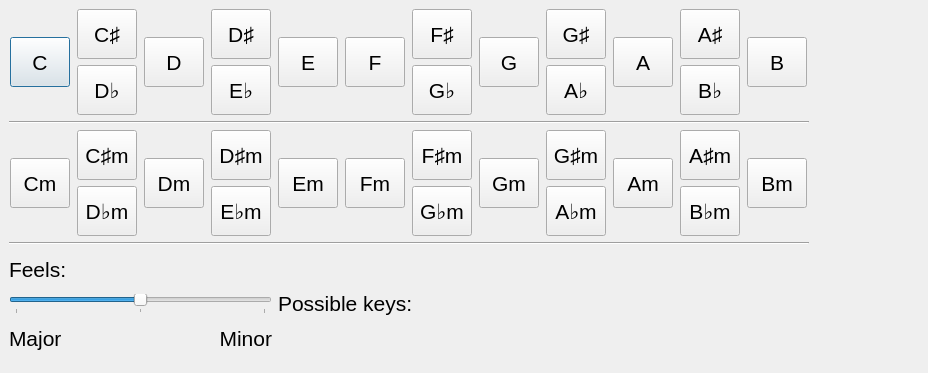
<?xml version="1.0" encoding="UTF-8"?>
<ui version="4.0">
 <class>Dialog</class>
 <widget class="QDialog" name="Dialog">
  <property name="geometry">
   <rect>
    <x>0</x>
    <y>0</y>
    <width>928</width>
    <height>373</height>
   </rect>
  </property>
  <property name="windowTitle">
   <string>Dialog</string>
  </property>
  <widget class="QWidget" name="">
   <property name="geometry">
    <rect>
     <x>9</x>
     <y>9</y>
     <width>800</width>
     <height>347</height>
    </rect>
   </property>
   <layout class="QVBoxLayout" name="verticalLayout_12">
    <item>
     <layout class="QHBoxLayout" name="horizontalLayout">
      <item>
       <widget class="QPushButton" name="cButton">
        <property name="minimumSize">
         <size>
          <width>60</width>
          <height>50</height>
         </size>
        </property>
        <property name="maximumSize">
         <size>
          <width>60</width>
          <height>50</height>
         </size>
        </property>
        <property name="font">
         <font>
          <pointsize>16</pointsize>
         </font>
        </property>
        <property name="styleSheet">
         <string notr="true">QPushButton::checked{background-color : rgba(205, 253, 205, 80%)};</string>
        </property>
        <property name="text">
         <string>C</string>
        </property>
        <property name="checkable">
         <bool>true</bool>
        </property>
       </widget>
      </item>
      <item>
       <layout class="QVBoxLayout" name="verticalLayout">
        <item>
         <widget class="QPushButton" name="csButton">
          <property name="minimumSize">
           <size>
            <width>60</width>
            <height>50</height>
           </size>
          </property>
          <property name="maximumSize">
           <size>
            <width>60</width>
            <height>50</height>
           </size>
          </property>
          <property name="font">
           <font>
            <pointsize>16</pointsize>
           </font>
          </property>
          <property name="styleSheet">
           <string notr="true">QPushButton::checked{background-color : rgba(205, 253, 205, 80%)};</string>
          </property>
          <property name="text">
           <string>C♯</string>
          </property>
          <property name="checkable">
           <bool>true</bool>
          </property>
         </widget>
        </item>
        <item>
         <widget class="QPushButton" name="dbButton">
          <property name="minimumSize">
           <size>
            <width>60</width>
            <height>50</height>
           </size>
          </property>
          <property name="maximumSize">
           <size>
            <width>60</width>
            <height>50</height>
           </size>
          </property>
          <property name="font">
           <font>
            <pointsize>16</pointsize>
           </font>
          </property>
          <property name="styleSheet">
           <string notr="true">QPushButton::checked{background-color : rgba(205, 253, 205, 80%)};</string>
          </property>
          <property name="text">
           <string>D♭</string>
          </property>
          <property name="checkable">
           <bool>true</bool>
          </property>
         </widget>
        </item>
       </layout>
      </item>
      <item>
       <widget class="QPushButton" name="dButton">
        <property name="minimumSize">
         <size>
          <width>60</width>
          <height>50</height>
         </size>
        </property>
        <property name="maximumSize">
         <size>
          <width>60</width>
          <height>50</height>
         </size>
        </property>
        <property name="font">
         <font>
          <pointsize>16</pointsize>
         </font>
        </property>
        <property name="styleSheet">
         <string notr="true">QPushButton::checked{background-color : rgba(205, 253, 205, 80%)};</string>
        </property>
        <property name="text">
         <string>D</string>
        </property>
        <property name="checkable">
         <bool>true</bool>
        </property>
       </widget>
      </item>
      <item>
       <layout class="QVBoxLayout" name="verticalLayout_2">
        <item>
         <widget class="QPushButton" name="dsButton">
          <property name="minimumSize">
           <size>
            <width>60</width>
            <height>50</height>
           </size>
          </property>
          <property name="maximumSize">
           <size>
            <width>60</width>
            <height>50</height>
           </size>
          </property>
          <property name="font">
           <font>
            <pointsize>16</pointsize>
           </font>
          </property>
          <property name="styleSheet">
           <string notr="true">QPushButton::checked{background-color : rgba(205, 253, 205, 80%)};</string>
          </property>
          <property name="text">
           <string>D♯</string>
          </property>
          <property name="checkable">
           <bool>true</bool>
          </property>
         </widget>
        </item>
        <item>
         <widget class="QPushButton" name="ebButton">
          <property name="minimumSize">
           <size>
            <width>60</width>
            <height>50</height>
           </size>
          </property>
          <property name="maximumSize">
           <size>
            <width>60</width>
            <height>50</height>
           </size>
          </property>
          <property name="font">
           <font>
            <pointsize>16</pointsize>
           </font>
          </property>
          <property name="styleSheet">
           <string notr="true">QPushButton::checked{background-color : rgba(205, 253, 205, 80%)};</string>
          </property>
          <property name="text">
           <string>E♭</string>
          </property>
          <property name="checkable">
           <bool>true</bool>
          </property>
         </widget>
        </item>
       </layout>
      </item>
      <item>
       <widget class="QPushButton" name="eButton">
        <property name="minimumSize">
         <size>
          <width>60</width>
          <height>50</height>
         </size>
        </property>
        <property name="maximumSize">
         <size>
          <width>60</width>
          <height>50</height>
         </size>
        </property>
        <property name="font">
         <font>
          <pointsize>16</pointsize>
         </font>
        </property>
        <property name="styleSheet">
         <string notr="true">QPushButton::checked{background-color : rgba(205, 253, 205, 80%)};</string>
        </property>
        <property name="text">
         <string>E</string>
        </property>
        <property name="checkable">
         <bool>true</bool>
        </property>
       </widget>
      </item>
      <item>
       <widget class="QPushButton" name="fButton">
        <property name="minimumSize">
         <size>
          <width>60</width>
          <height>50</height>
         </size>
        </property>
        <property name="maximumSize">
         <size>
          <width>60</width>
          <height>50</height>
         </size>
        </property>
        <property name="font">
         <font>
          <pointsize>16</pointsize>
         </font>
        </property>
        <property name="styleSheet">
         <string notr="true">QPushButton::checked{background-color : rgba(205, 253, 205, 80%)};</string>
        </property>
        <property name="text">
         <string>F</string>
        </property>
        <property name="checkable">
         <bool>true</bool>
        </property>
       </widget>
      </item>
      <item>
       <layout class="QVBoxLayout" name="verticalLayout_3">
        <item>
         <widget class="QPushButton" name="fsButton">
          <property name="minimumSize">
           <size>
            <width>60</width>
            <height>50</height>
           </size>
          </property>
          <property name="maximumSize">
           <size>
            <width>60</width>
            <height>50</height>
           </size>
          </property>
          <property name="font">
           <font>
            <pointsize>16</pointsize>
           </font>
          </property>
          <property name="styleSheet">
           <string notr="true">QPushButton::checked{background-color : rgba(205, 253, 205, 80%)};</string>
          </property>
          <property name="text">
           <string>F♯</string>
          </property>
          <property name="checkable">
           <bool>true</bool>
          </property>
         </widget>
        </item>
        <item>
         <widget class="QPushButton" name="gbButton">
          <property name="minimumSize">
           <size>
            <width>60</width>
            <height>50</height>
           </size>
          </property>
          <property name="maximumSize">
           <size>
            <width>60</width>
            <height>50</height>
           </size>
          </property>
          <property name="font">
           <font>
            <pointsize>16</pointsize>
           </font>
          </property>
          <property name="styleSheet">
           <string notr="true">QPushButton::checked{background-color : rgba(205, 253, 205, 80%)};</string>
          </property>
          <property name="text">
           <string>G♭</string>
          </property>
          <property name="checkable">
           <bool>true</bool>
          </property>
         </widget>
        </item>
       </layout>
      </item>
      <item>
       <widget class="QPushButton" name="gButton">
        <property name="minimumSize">
         <size>
          <width>60</width>
          <height>50</height>
         </size>
        </property>
        <property name="maximumSize">
         <size>
          <width>60</width>
          <height>50</height>
         </size>
        </property>
        <property name="font">
         <font>
          <pointsize>16</pointsize>
         </font>
        </property>
        <property name="styleSheet">
         <string notr="true">QPushButton::checked{background-color : rgba(205, 253, 205, 80%)};</string>
        </property>
        <property name="text">
         <string>G</string>
        </property>
        <property name="checkable">
         <bool>true</bool>
        </property>
       </widget>
      </item>
      <item>
       <layout class="QVBoxLayout" name="verticalLayout_4">
        <item>
         <widget class="QPushButton" name="gsButton">
          <property name="minimumSize">
           <size>
            <width>60</width>
            <height>50</height>
           </size>
          </property>
          <property name="maximumSize">
           <size>
            <width>60</width>
            <height>50</height>
           </size>
          </property>
          <property name="font">
           <font>
            <pointsize>16</pointsize>
           </font>
          </property>
          <property name="styleSheet">
           <string notr="true">QPushButton::checked{background-color : rgba(205, 253, 205, 80%)};</string>
          </property>
          <property name="text">
           <string>G♯</string>
          </property>
          <property name="checkable">
           <bool>true</bool>
          </property>
         </widget>
        </item>
        <item>
         <widget class="QPushButton" name="abButton">
          <property name="minimumSize">
           <size>
            <width>60</width>
            <height>50</height>
           </size>
          </property>
          <property name="maximumSize">
           <size>
            <width>60</width>
            <height>50</height>
           </size>
          </property>
          <property name="font">
           <font>
            <pointsize>16</pointsize>
           </font>
          </property>
          <property name="styleSheet">
           <string notr="true">QPushButton::checked{background-color : rgba(205, 253, 205, 80%)};</string>
          </property>
          <property name="text">
           <string>A♭</string>
          </property>
          <property name="checkable">
           <bool>true</bool>
          </property>
         </widget>
        </item>
       </layout>
      </item>
      <item>
       <widget class="QPushButton" name="aButton">
        <property name="minimumSize">
         <size>
          <width>60</width>
          <height>50</height>
         </size>
        </property>
        <property name="maximumSize">
         <size>
          <width>60</width>
          <height>50</height>
         </size>
        </property>
        <property name="font">
         <font>
          <pointsize>16</pointsize>
         </font>
        </property>
        <property name="styleSheet">
         <string notr="true">QPushButton::checked{background-color : rgba(205, 253, 205, 80%)};</string>
        </property>
        <property name="text">
         <string>A</string>
        </property>
        <property name="checkable">
         <bool>true</bool>
        </property>
       </widget>
      </item>
      <item>
       <layout class="QVBoxLayout" name="verticalLayout_5">
        <item>
         <widget class="QPushButton" name="asButton">
          <property name="minimumSize">
           <size>
            <width>60</width>
            <height>50</height>
           </size>
          </property>
          <property name="maximumSize">
           <size>
            <width>60</width>
            <height>50</height>
           </size>
          </property>
          <property name="font">
           <font>
            <pointsize>16</pointsize>
           </font>
          </property>
          <property name="styleSheet">
           <string notr="true">QPushButton::checked{background-color : rgba(205, 253, 205, 80%)};</string>
          </property>
          <property name="text">
           <string>A♯</string>
          </property>
          <property name="checkable">
           <bool>true</bool>
          </property>
         </widget>
        </item>
        <item>
         <widget class="QPushButton" name="bbButton">
          <property name="minimumSize">
           <size>
            <width>60</width>
            <height>50</height>
           </size>
          </property>
          <property name="maximumSize">
           <size>
            <width>60</width>
            <height>50</height>
           </size>
          </property>
          <property name="font">
           <font>
            <pointsize>16</pointsize>
           </font>
          </property>
          <property name="styleSheet">
           <string notr="true">QPushButton::checked{background-color : rgba(205, 253, 205, 80%)};</string>
          </property>
          <property name="text">
           <string>B♭</string>
          </property>
          <property name="checkable">
           <bool>true</bool>
          </property>
         </widget>
        </item>
       </layout>
      </item>
      <item>
       <widget class="QPushButton" name="bButton">
        <property name="minimumSize">
         <size>
          <width>60</width>
          <height>50</height>
         </size>
        </property>
        <property name="maximumSize">
         <size>
          <width>60</width>
          <height>50</height>
         </size>
        </property>
        <property name="font">
         <font>
          <pointsize>16</pointsize>
         </font>
        </property>
        <property name="styleSheet">
         <string notr="true">QPushButton::checked{background-color : rgba(205, 253, 205, 80%)};</string>
        </property>
        <property name="text">
         <string>B</string>
        </property>
        <property name="checkable">
         <bool>true</bool>
        </property>
       </widget>
      </item>
     </layout>
    </item>
    <item>
     <widget class="Line" name="line">
      <property name="orientation">
       <enum>Qt::Horizontal</enum>
      </property>
     </widget>
    </item>
    <item>
     <layout class="QHBoxLayout" name="horizontalLayout_2">
      <item>
       <widget class="QPushButton" name="cButton_2">
        <property name="minimumSize">
         <size>
          <width>60</width>
          <height>50</height>
         </size>
        </property>
        <property name="maximumSize">
         <size>
          <width>60</width>
          <height>50</height>
         </size>
        </property>
        <property name="font">
         <font>
          <pointsize>16</pointsize>
         </font>
        </property>
        <property name="styleSheet">
         <string notr="true">QPushButton::checked{background-color : rgba(173, 215, 229, 80%)};</string>
        </property>
        <property name="text">
         <string>Cm</string>
        </property>
        <property name="checkable">
         <bool>true</bool>
        </property>
       </widget>
      </item>
      <item>
       <layout class="QVBoxLayout" name="verticalLayout_6">
        <item>
         <widget class="QPushButton" name="csButton_2">
          <property name="minimumSize">
           <size>
            <width>60</width>
            <height>50</height>
           </size>
          </property>
          <property name="maximumSize">
           <size>
            <width>60</width>
            <height>50</height>
           </size>
          </property>
          <property name="font">
           <font>
            <pointsize>16</pointsize>
           </font>
          </property>
          <property name="styleSheet">
           <string notr="true">QPushButton::checked{background-color : rgba(173, 215, 229, 80%)};</string>
          </property>
          <property name="text">
           <string>C♯m</string>
          </property>
          <property name="checkable">
           <bool>true</bool>
          </property>
         </widget>
        </item>
        <item>
         <widget class="QPushButton" name="dbButton_2">
          <property name="minimumSize">
           <size>
            <width>60</width>
            <height>50</height>
           </size>
          </property>
          <property name="maximumSize">
           <size>
            <width>60</width>
            <height>50</height>
           </size>
          </property>
          <property name="font">
           <font>
            <pointsize>16</pointsize>
           </font>
          </property>
          <property name="styleSheet">
           <string notr="true">QPushButton::checked{background-color : rgba(173, 215, 229, 80%)};</string>
          </property>
          <property name="text">
           <string>D♭m</string>
          </property>
          <property name="checkable">
           <bool>true</bool>
          </property>
         </widget>
        </item>
       </layout>
      </item>
      <item>
       <widget class="QPushButton" name="dButton_2">
        <property name="minimumSize">
         <size>
          <width>60</width>
          <height>50</height>
         </size>
        </property>
        <property name="maximumSize">
         <size>
          <width>60</width>
          <height>50</height>
         </size>
        </property>
        <property name="font">
         <font>
          <pointsize>16</pointsize>
         </font>
        </property>
        <property name="styleSheet">
         <string notr="true">QPushButton::checked{background-color : rgba(173, 215, 229, 80%)};</string>
        </property>
        <property name="text">
         <string>Dm</string>
        </property>
        <property name="checkable">
         <bool>true</bool>
        </property>
       </widget>
      </item>
      <item>
       <layout class="QVBoxLayout" name="verticalLayout_7">
        <item>
         <widget class="QPushButton" name="dsButton_2">
          <property name="minimumSize">
           <size>
            <width>60</width>
            <height>50</height>
           </size>
          </property>
          <property name="maximumSize">
           <size>
            <width>60</width>
            <height>50</height>
           </size>
          </property>
          <property name="font">
           <font>
            <pointsize>16</pointsize>
           </font>
          </property>
          <property name="styleSheet">
           <string notr="true">QPushButton::checked{background-color : rgba(173, 215, 229, 80%)};</string>
          </property>
          <property name="text">
           <string>D♯m</string>
          </property>
          <property name="checkable">
           <bool>true</bool>
          </property>
         </widget>
        </item>
        <item>
         <widget class="QPushButton" name="ebButton_2">
          <property name="minimumSize">
           <size>
            <width>60</width>
            <height>50</height>
           </size>
          </property>
          <property name="maximumSize">
           <size>
            <width>60</width>
            <height>50</height>
           </size>
          </property>
          <property name="font">
           <font>
            <pointsize>16</pointsize>
           </font>
          </property>
          <property name="styleSheet">
           <string notr="true">QPushButton::checked{background-color : rgba(173, 215, 229, 80%)};</string>
          </property>
          <property name="text">
           <string>E♭m</string>
          </property>
          <property name="checkable">
           <bool>true</bool>
          </property>
         </widget>
        </item>
       </layout>
      </item>
      <item>
       <widget class="QPushButton" name="eButton_2">
        <property name="minimumSize">
         <size>
          <width>60</width>
          <height>50</height>
         </size>
        </property>
        <property name="maximumSize">
         <size>
          <width>60</width>
          <height>50</height>
         </size>
        </property>
        <property name="font">
         <font>
          <pointsize>16</pointsize>
         </font>
        </property>
        <property name="styleSheet">
         <string notr="true">QPushButton::checked{background-color : rgba(173, 215, 229, 80%)};</string>
        </property>
        <property name="text">
         <string>Em</string>
        </property>
        <property name="checkable">
         <bool>true</bool>
        </property>
       </widget>
      </item>
      <item>
       <widget class="QPushButton" name="fButton_2">
        <property name="minimumSize">
         <size>
          <width>60</width>
          <height>50</height>
         </size>
        </property>
        <property name="maximumSize">
         <size>
          <width>60</width>
          <height>50</height>
         </size>
        </property>
        <property name="font">
         <font>
          <pointsize>16</pointsize>
         </font>
        </property>
        <property name="styleSheet">
         <string notr="true">QPushButton::checked{background-color : rgba(173, 215, 229, 80%)};</string>
        </property>
        <property name="text">
         <string>Fm</string>
        </property>
        <property name="checkable">
         <bool>true</bool>
        </property>
       </widget>
      </item>
      <item>
       <layout class="QVBoxLayout" name="verticalLayout_8">
        <item>
         <widget class="QPushButton" name="fsButton_2">
          <property name="minimumSize">
           <size>
            <width>60</width>
            <height>50</height>
           </size>
          </property>
          <property name="maximumSize">
           <size>
            <width>60</width>
            <height>50</height>
           </size>
          </property>
          <property name="font">
           <font>
            <pointsize>16</pointsize>
           </font>
          </property>
          <property name="styleSheet">
           <string notr="true">QPushButton::checked{background-color : rgba(173, 215, 229, 80%)};</string>
          </property>
          <property name="text">
           <string>F♯m</string>
          </property>
          <property name="checkable">
           <bool>true</bool>
          </property>
         </widget>
        </item>
        <item>
         <widget class="QPushButton" name="gbButton_2">
          <property name="minimumSize">
           <size>
            <width>60</width>
            <height>50</height>
           </size>
          </property>
          <property name="maximumSize">
           <size>
            <width>60</width>
            <height>50</height>
           </size>
          </property>
          <property name="font">
           <font>
            <pointsize>16</pointsize>
           </font>
          </property>
          <property name="styleSheet">
           <string notr="true">QPushButton::checked{background-color : rgba(173, 215, 229, 80%)};</string>
          </property>
          <property name="text">
           <string>G♭m</string>
          </property>
          <property name="checkable">
           <bool>true</bool>
          </property>
         </widget>
        </item>
       </layout>
      </item>
      <item>
       <widget class="QPushButton" name="gButton_2">
        <property name="minimumSize">
         <size>
          <width>60</width>
          <height>50</height>
         </size>
        </property>
        <property name="maximumSize">
         <size>
          <width>60</width>
          <height>50</height>
         </size>
        </property>
        <property name="font">
         <font>
          <pointsize>16</pointsize>
         </font>
        </property>
        <property name="styleSheet">
         <string notr="true">QPushButton::checked{background-color : rgba(173, 215, 229, 80%)};</string>
        </property>
        <property name="text">
         <string>Gm</string>
        </property>
        <property name="checkable">
         <bool>true</bool>
        </property>
       </widget>
      </item>
      <item>
       <layout class="QVBoxLayout" name="verticalLayout_9">
        <item>
         <widget class="QPushButton" name="gsButton_2">
          <property name="minimumSize">
           <size>
            <width>60</width>
            <height>50</height>
           </size>
          </property>
          <property name="maximumSize">
           <size>
            <width>60</width>
            <height>50</height>
           </size>
          </property>
          <property name="font">
           <font>
            <pointsize>16</pointsize>
           </font>
          </property>
          <property name="styleSheet">
           <string notr="true">QPushButton::checked{background-color : rgba(173, 215, 229, 80%)};</string>
          </property>
          <property name="text">
           <string>G♯m</string>
          </property>
          <property name="checkable">
           <bool>true</bool>
          </property>
         </widget>
        </item>
        <item>
         <widget class="QPushButton" name="abButton_2">
          <property name="minimumSize">
           <size>
            <width>60</width>
            <height>50</height>
           </size>
          </property>
          <property name="maximumSize">
           <size>
            <width>60</width>
            <height>50</height>
           </size>
          </property>
          <property name="font">
           <font>
            <pointsize>16</pointsize>
           </font>
          </property>
          <property name="styleSheet">
           <string notr="true">QPushButton::checked{background-color : rgba(173, 215, 229, 80%)};</string>
          </property>
          <property name="text">
           <string>A♭m</string>
          </property>
          <property name="checkable">
           <bool>true</bool>
          </property>
         </widget>
        </item>
       </layout>
      </item>
      <item>
       <widget class="QPushButton" name="aButton_2">
        <property name="minimumSize">
         <size>
          <width>60</width>
          <height>50</height>
         </size>
        </property>
        <property name="maximumSize">
         <size>
          <width>60</width>
          <height>50</height>
         </size>
        </property>
        <property name="font">
         <font>
          <pointsize>16</pointsize>
         </font>
        </property>
        <property name="styleSheet">
         <string notr="true">QPushButton::checked{background-color : rgba(173, 215, 229, 80%)};</string>
        </property>
        <property name="text">
         <string>Am</string>
        </property>
        <property name="checkable">
         <bool>true</bool>
        </property>
       </widget>
      </item>
      <item>
       <layout class="QVBoxLayout" name="verticalLayout_10">
        <item>
         <widget class="QPushButton" name="asButton_2">
          <property name="minimumSize">
           <size>
            <width>60</width>
            <height>50</height>
           </size>
          </property>
          <property name="maximumSize">
           <size>
            <width>60</width>
            <height>50</height>
           </size>
          </property>
          <property name="font">
           <font>
            <pointsize>16</pointsize>
           </font>
          </property>
          <property name="styleSheet">
           <string notr="true">QPushButton::checked{background-color : rgba(173, 215, 229, 80%)};</string>
          </property>
          <property name="text">
           <string>A♯m</string>
          </property>
          <property name="checkable">
           <bool>true</bool>
          </property>
         </widget>
        </item>
        <item>
         <widget class="QPushButton" name="bbButton_2">
          <property name="minimumSize">
           <size>
            <width>60</width>
            <height>50</height>
           </size>
          </property>
          <property name="maximumSize">
           <size>
            <width>60</width>
            <height>50</height>
           </size>
          </property>
          <property name="font">
           <font>
            <pointsize>16</pointsize>
           </font>
          </property>
          <property name="styleSheet">
           <string notr="true">QPushButton::checked{background-color : rgba(173, 215, 229, 80%)};</string>
          </property>
          <property name="text">
           <string>B♭m</string>
          </property>
          <property name="checkable">
           <bool>true</bool>
          </property>
         </widget>
        </item>
       </layout>
      </item>
      <item>
       <widget class="QPushButton" name="bButton_2">
        <property name="minimumSize">
         <size>
          <width>60</width>
          <height>50</height>
         </size>
        </property>
        <property name="maximumSize">
         <size>
          <width>60</width>
          <height>50</height>
         </size>
        </property>
        <property name="font">
         <font>
          <pointsize>16</pointsize>
         </font>
        </property>
        <property name="styleSheet">
         <string notr="true">QPushButton::checked{background-color : rgba(173, 215, 229, 80%)};</string>
        </property>
        <property name="text">
         <string>Bm</string>
        </property>
        <property name="checkable">
         <bool>true</bool>
        </property>
       </widget>
      </item>
     </layout>
    </item>
    <item>
     <widget class="Line" name="line_2">
      <property name="orientation">
       <enum>Qt::Horizontal</enum>
      </property>
     </widget>
    </item>
    <item>
     <layout class="QHBoxLayout" name="horizontalLayout_4" stretch="1,1,1,1">
      <item>
       <layout class="QVBoxLayout" name="verticalLayout_11">
        <item>
         <widget class="QLabel" name="label_2">
          <property name="font">
           <font>
            <pointsize>16</pointsize>
           </font>
          </property>
          <property name="text">
           <string>Feels:</string>
          </property>
         </widget>
        </item>
        <item>
         <widget class="mySlider" name="majorMinorSlider">
          <property name="maximum">
           <number>2</number>
          </property>
          <property name="pageStep">
           <number>1</number>
          </property>
          <property name="sliderPosition">
           <number>1</number>
          </property>
          <property name="orientation">
           <enum>Qt::Horizontal</enum>
          </property>
          <property name="tickPosition">
           <enum>QSlider::TicksBelow</enum>
          </property>
          <property name="tickInterval">
           <number>1</number>
          </property>
         </widget>
        </item>
        <item>
         <layout class="QHBoxLayout" name="horizontalLayout_3">
          <item>
           <widget class="QLabel" name="label">
            <property name="font">
             <font>
              <pointsize>16</pointsize>
             </font>
            </property>
            <property name="text">
             <string>Major</string>
            </property>
           </widget>
          </item>
          <item>
           <widget class="QLabel" name="label_3">
            <property name="font">
             <font>
              <pointsize>16</pointsize>
             </font>
            </property>
            <property name="text">
             <string>Minor</string>
            </property>
            <property name="alignment">
             <set>Qt::AlignRight|Qt::AlignTrailing|Qt::AlignVCenter</set>
            </property>
           </widget>
          </item>
         </layout>
        </item>
       </layout>
      </item>
      <item>
       <widget class="QLabel" name="chordLabel">
        <property name="font">
         <font>
          <pointsize>16</pointsize>
         </font>
        </property>
        <property name="text">
         <string>Possible keys:</string>
        </property>
       </widget>
      </item>
      <item>
       <widget class="QLabel" name="keyLabel">
        <property name="font">
         <font>
          <pointsize>16</pointsize>
         </font>
        </property>
        <property name="text">
         <string/>
        </property>
       </widget>
      </item>
      <item>
       <layout class="QHBoxLayout" name="keyLayout"/>
      </item>
     </layout>
    </item>
   </layout>
  </widget>
 </widget>
 <customwidgets>
  <customwidget>
   <class>mySlider</class>
   <extends>QSlider</extends>
   <header>myslider.h</header>
  </customwidget>
 </customwidgets>
 <resources/>
 <connections/>
</ui>
